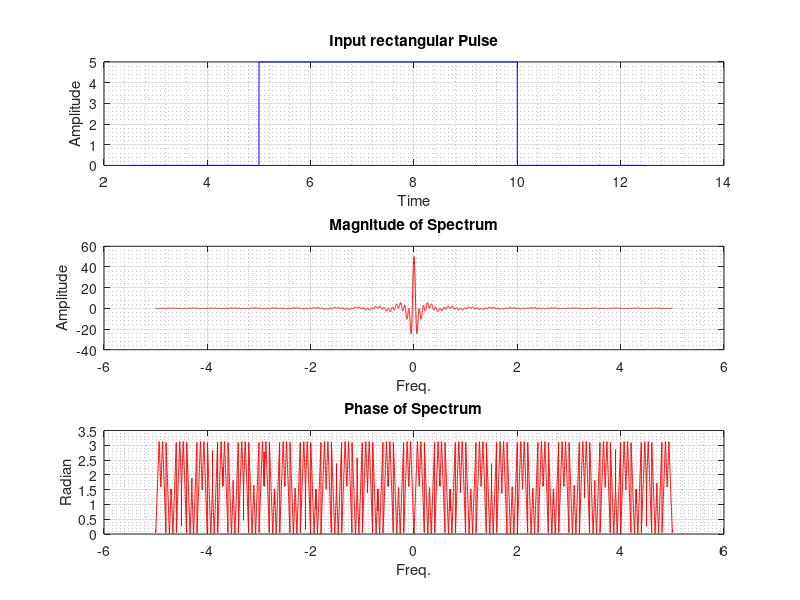

Reproduce this figure in MATLAB.
% Program to plot CTFT of a given rectangular pulse
clc; clear all;

%   Continuous Time Fourier Transform
%       F(f) = (integrate from -inf. to +inf. ) f(t) exp (-j 2 pi f t)  dt

%------------------------------------------------------------
%   One can't do CTFT in matlab, its always DTFT
%       it's just - we'll be using line plot instead data plot
%------------------------------------------------------------

% Inputs for rectangular pulse
amp = input('Amplitude : ');
t0 = input('Start Time : ');
T = input('Duration in sec. : ');

n = t0-(T/2):0.001:t0+(3*T/2); % range : 2T
fn = zeros(size(n));
fn (n<t0+T) = amp;
fn (n<t0) = 0;
% Plot rect. pulse
subplot(3,1,1)
plot(n,fn,'b'),grid on, grid minor
title('Input rectangular Pulse')
xlabel('Time')
ylabel('Amplitude')


r = -5:0.001:5; % range we'll be integrating rather than -inf. to +inf.
k = 0;
for f=r
    k = k +1;
    x(k) = amp*trapz(n,exp(-j*2*pi*f*n));
end

subplot(3,1,2)
plot(r,x,'r'),grid on, grid minor
title('Magnitude of Spectrum')
xlabel('Freq.')
ylabel('Amplitude')

subplot(3,1,3)
plot(r,abs(angle(x)),'r'),grid on, grid minor
title('Phase of Spectrum')
xlabel('Freq.')
ylabel('Radian')